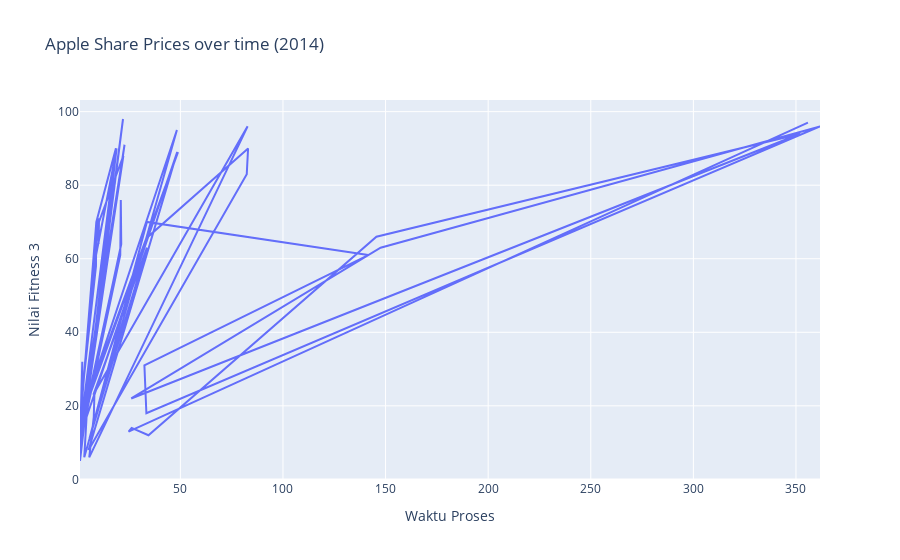

The notebook cell saved with this chart:
### Code cell
# coba plot berdasarkan waktu proses
plotGenerasi = px.line(dataSortingGenerasi, x='Waktu Proses',
                       y='Nilai Fitness 3', title='Apple Share Prices over time (2014)')
plotGenerasi.show()

plt.style.use('seaborn')
plt.scatter(nilaiFitnessTiga, waktuProses, c='blue',
            edgecolor='black', linewidth=1)
plt.tight_layout()
plt.show()

### Figure 1 — Plotly figure (JSON) as saved in the notebook; plotly's stock layout.template omitted (floating-point values rounded to 4 significant figures)
{"data": [{"hovertemplate": "Waktu Proses=%{x}<br>Nilai Fitness 3=%{y}<extra></extra>", "legendgroup": "", "line": {"color": "#636efa", "dash": "solid"}, "marker": {"symbol": "circle"}, "mode": "lines", "name": "", "orientation": "v", "showlegend": false, "type": "scatter", "x": [1.175, 1.924, 1.133, 18.57, 9.053, 1.92, 1.095, 18.92, 18.31, 8.922, 8.884, 1.903, 10.16, 10.14, 10.34, 22.22, 2.242, 22.05, 1.306, 2.21, 1.321, 1.507, 22.8, 2.194, 48.31, 3.17, 4.607, 4.768, 3.393, 48.84, 4.658, 21.2, 20.98, 20.72, 3.093, 48.46, 5.278, 82.36, 83.0, 34.31, 8.117, 7.807, 5.604, 82.77, 7.595, 33.74, 5.652, 33.69, 141.6, 32.48, 33.45, 361.7, 147.6, 26.07, 352.1, 145.6, 34.46, 26.26, 24.78, 355.8], "xaxis": "x", "y": [17, 12, 13, 90, 70, 20, 5, 90, 88, 61, 58, 22, 71, 64, 70, 88, 14, 98, 7, 32, 14, 10, 91, 18, 95, 6, 20, 19, 20, 89, 21, 64, 76, 61, 15, 89, 8, 83, 90, 66, 23, 17, 6, 96, 23, 63, 11, 70, 61, 31, 18, 96, 63, 22, 94, 66, 12, 14, 13, 97], "yaxis": "y"}], "layout": {"legend": {"tracegroupgap": 0}, "title": {"text": "Apple Share Prices over time (2014)"}, "xaxis": {"anchor": "y", "domain": [0, 1], "title": {"text": "Waktu Proses"}}, "yaxis": {"anchor": "x", "domain": [0, 1], "title": {"text": "Nilai Fitness 3"}}}}
